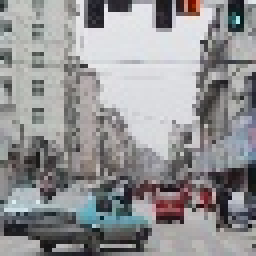
#> input picture traffic_light_classified-master/image/yellow/0.61139.jpg, 64 x 64 px (shown 4 times larger); its folder holds only this picture in this run
$ python muilt_size.py
#> lines starting #> are read from the running program, lines starting #| are printed output that depends on the picture
import cv2
import os
def rebuild(dir):
    for root,dirs,files in os.walk(dir):
        for file in files:
            filepath=os.path.join(root,file)
            try:
                img = cv2.imread(filepath)
#> img is the input picture: shape (64, 64, 3); mean B, G, R 148, 146.4, 146.7
                x = img.shape[0]
#> x = 64
                y = img.shape[1]
#> y = 64
                bili = 0.2
                x1 = int(bili * x)
#> x1 = 12
                x2 = int(x - x1)
#> x2 = 52
                y1 = int(bili * y)
#> y1 = 12
                y2 = int(y - y1)
#> y2 = 52
                crop = img[x1:x2, y1:y2]
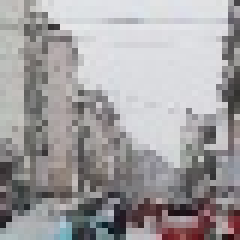
#> crop: shape (40, 40, 3) (shown 6 times larger); mean B, G, R 160.6, 159, 161.6
                path = "E:/Geogle Download/traffic_light_classified-master/traffic_light_classified-master/image/yellow/"+file
                #path = 'C:/Users/lenovo/Desktop/image/' + file
                cv2.imwrite(path,crop)
            except:
                print(filepath)
                #os.remove(filepath)
dir = "E:/Geogle Download/traffic_light_classified-master/traffic_light_classified-master/image/yellow"
#dir = 'C:/Users/lenovo/Desktop/images'
rebuild(dir)
print("end")

$ run again, on traffic_light_classified-master/image/yellow/0.6549.jpg
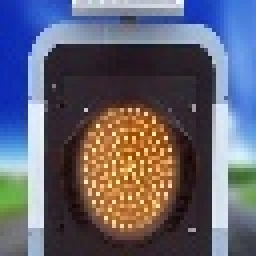
#> input picture traffic_light_classified-master/image/yellow/0.6549.jpg, 64 x 64 px (shown 4 times larger)
#> in rebuild, img is the input picture: shape (64, 64, 3); mean B, G, R 111.5, 98.1, 99.2
#> in rebuild, `crop = img[x1:x2, y1:y2]`:
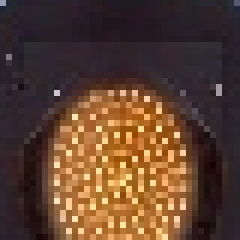
#> crop: shape (40, 40, 3) (shown 6 times larger); mean B, G, R 48.2, 64.7, 92.8

$ run again, on traffic_light_classified-master/image/yellow/0.6564.jpg
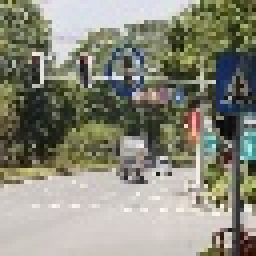
#> input picture traffic_light_classified-master/image/yellow/0.6564.jpg, 64 x 64 px (shown 4 times larger)
#> in rebuild, img is the input picture: shape (64, 64, 3); mean B, G, R 123.1, 137.6, 137.6
#> in rebuild, `crop = img[x1:x2, y1:y2]`:
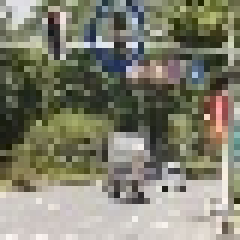
#> crop: shape (40, 40, 3) (shown 6 times larger); mean B, G, R 111.6, 128.4, 129.1

$ run again, on traffic_light_classified-master/image/yellow/0.6708.jpg
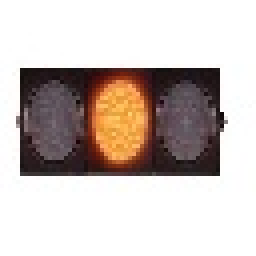
#> input picture traffic_light_classified-master/image/yellow/0.6708.jpg, 64 x 64 px (shown 4 times larger)
#> in rebuild, img is the input picture: shape (64, 64, 3); mean B, G, R 188.3, 192.8, 203.2
#> in rebuild, `crop = img[x1:x2, y1:y2]`:
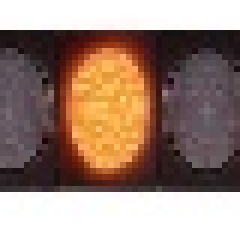
#> crop: shape (40, 40, 3) (shown 6 times larger); mean B, G, R 120.5, 132.4, 156.8

$ run again, on traffic_light_classified-master/image/yellow/0.6272.jpg
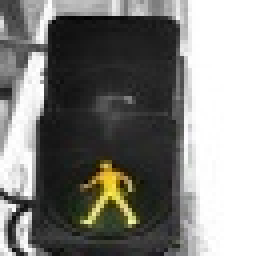
#> input picture traffic_light_classified-master/image/yellow/0.6272.jpg, 64 x 64 px (shown 4 times larger)
#> in rebuild, img is the input picture: shape (64, 64, 3); mean B, G, R 124.3, 127.9, 128.2
#> in rebuild, `crop = img[x1:x2, y1:y2]`:
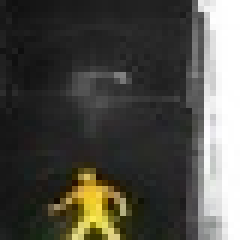
#> crop: shape (40, 40, 3) (shown 6 times larger); mean B, G, R 70.2, 76.7, 77.9
